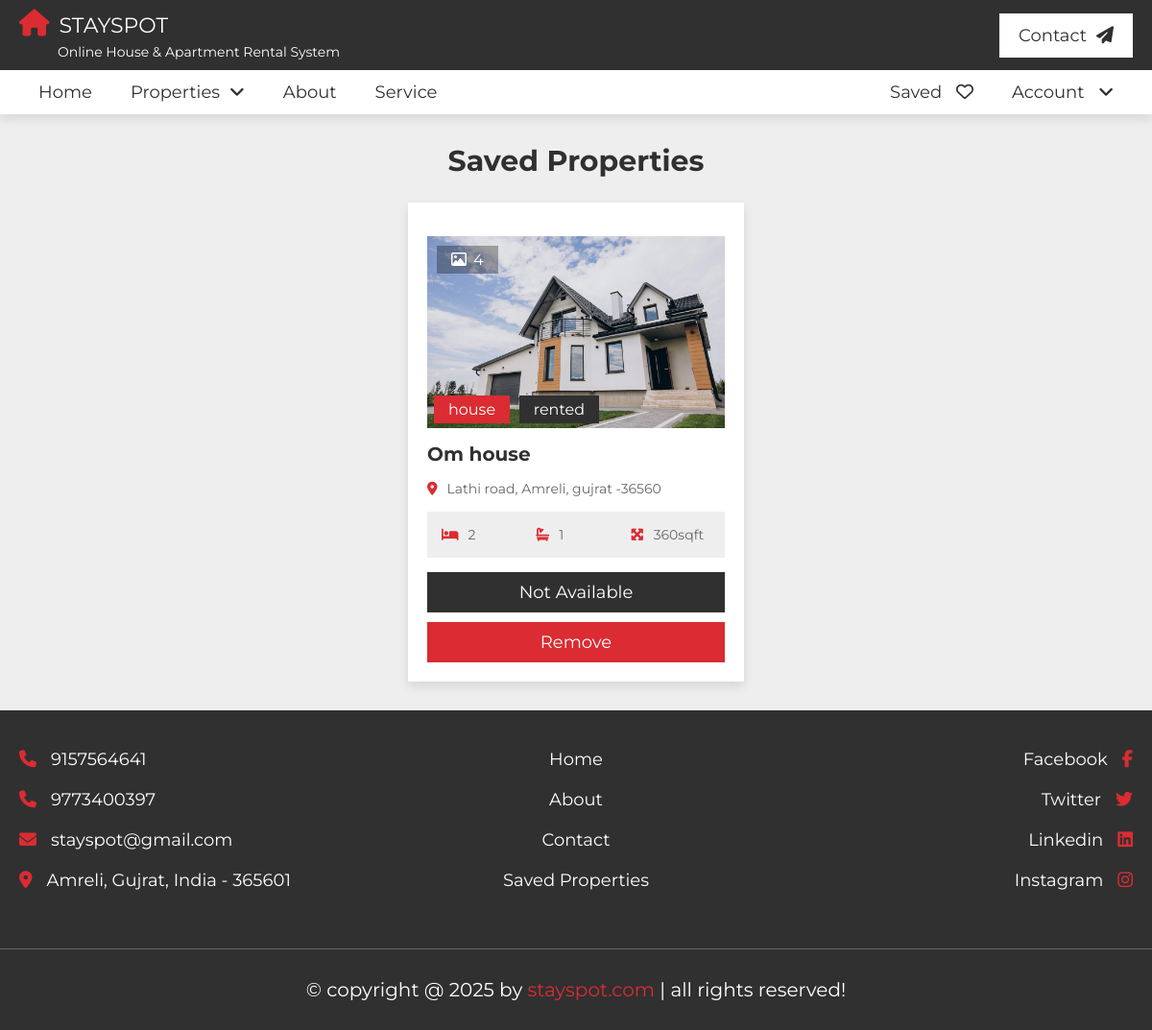
The app's page /design/saved.php (signed in) with its own data.
### tables this page shows
CREATE TABLE `wishlist` (
  `wishlist_id` int(30) NOT NULL,
  `user_id` int(11) NOT NULL,
  `property_id` int(11) NOT NULL
);

CREATE TABLE `property` (
  `property_id` int(30) NOT NULL,
  `name` varchar(255) NOT NULL,
  `address` varchar(255) NOT NULL,
  `type` enum('house','apartment') NOT NULL,
  `price` int(11) NOT NULL,
  `status` enum('available','rented') NOT NULL,
  `bedroom` int(11) NOT NULL,
  `bathroom` int(11) NOT NULL,
  `balcony` int(11) NOT NULL,
  `area` float NOT NULL,
  `description` text NOT NULL,
  `img1` varchar(255) NOT NULL,
  `img2` varchar(255) NOT NULL,
  `img3` varchar(255) NOT NULL,
  `img4` varchar(255) NOT NULL
);

### design/saved.php (the view, shortened to what this page needs)
<?php include "header.php"; ?>
<section class="listings">
    <h1 class="heading">Saved Properties</h1>
    <div class="box-container">
        <?php
        $user_id = $_SESSION['user_id'];
        $result = mysqli_query($con, "SELECT p.*, w.wishlist_id FROM wishlist w
                                      JOIN property p ON w.property_id = p.property_id
                                      WHERE w.user_id = $user_id");
        if (mysqli_num_rows($result) > 0) {
            while ($row = mysqli_fetch_assoc($result)) { ?>
                <div class="box">
                    <div class="thumb">
                        <p class="total-images"><i class="far fa-image"></i><span>4</span></p>
                        <p class="type">
                            <span><?php echo $row['type']; ?></span>
                            <?php if($row['status'] == 'rented') { ?>
                                     <span style="background-color: #303030;"><?php echo $row['status']; ?></span>
                            <?php } else { ?>
                               <span><?php echo $row['status']; ?></span>
                            <?php } ?>
                        </p>
                        <img src="../admin/uploads/<?php echo $row['img1']; ?>" alt="">
                    </div>
                    <h3 class="name"><?php echo $row['name']; ?></h3>
                    <p class="location"><i class="fas fa-map-marker-alt"></i><span><?php echo $row['address']; ?></span></p>
                    <div class="flex">
                        <p><i class="fas fa-bed"></i><span><?php echo $row['bedroom']; ?></span></p>
                        <p><i class="fas fa-bath"></i><span><?php echo $row['bathroom']; ?></span></p>
                        <p><i class="fas fa-maximize"></i><span><?php echo $row['area']; ?>sqft</span></p>
                    </div>
                    <?php if($row['status'] == 'rented') { ?>
                        <a href="view_property.php?id=<?php echo $row['property_id']; ?>" class="btn" style="background-color: #303030;">Not Available</a>
                    <?php } else { ?>
                        <a href="view_property.php?id=<?php echo $row['property_id']; ?>" class="btn">View Property</a>
                    <?php } ?>
                    <form action="" method="post" style="display:inline;">
                        <input type="submit" name="remove" value="Remove" class="btn btn-danger">
                    </form>
                </div>
            <?php }
        }
        ?>
    </div>
</section>
<?php include "footer.php"; ?>

### design/css/style.css (style rules this page uses)
:root { --main-color:#DA2C32; --light-color:#666; --light-bg:#eee; --white:#fff; --black:#303030; --border:.1rem solid var(--light-color); --box-shodow:0 .5rem 1rem rgba(0,0,0,.1); }
* { font-family: 'Montserrat', sans-serif; margin: 0; padding: 0; box-sizing: border-box; outline: none; border: none; text-decoration: none; }
html { font-size: 62.5%; overflow-x: hidden; scroll-behavior: smooth; scroll-padding-top: 10rem; }
body { background-color: var(--light-bg); }
section { padding: 3rem 2rem; max-width: 1200px; margin: 0 auto; }
.heading { text-align: center; padding-bottom: 2.5rem; font-size: 3rem; color: var(--black); text-transform: capitalize; }
.btn, .inline-btn { margin-top: 1rem; padding: 1rem 3rem; background-color: var(--main-color); color: var(--white); cursor: pointer; text-align: center; font-size: 1.8rem; text-transform: capitalize; }
.btn { display: block; width: 100%; transition: all 0.5s ease; }
.listings .box-container { display: grid; grid-template-columns: repeat(auto-fit, 35rem); gap: 2rem; justify-content: center; align-items: flex-start; }
.listings .box-container .box { background-color: var(--white); box-shadow: var(--box-shodow); padding: 2rem; overflow-x: hidden; }
.listings .box-container .box .thumb { position: relative; height: 20rem; overflow: hidden; margin: 1.5rem 0; }
.listings .box-container .box .thumb img { height: 100%; width: 100%; transition: .4s ease; }
.listings .box-container .box .thumb .total-images { position: absolute; top: 1rem; left: 1rem; background-color: rgba(0,0,0,.3); color: var(--white); padding: .5rem 1.5rem; font-size: 1.6rem; z-index: 1; }
.listings .box-container .box .thumb .total-images i { margin-right: .7rem; }
.listings .box-container .box .thumb .type { position: absolute; bottom: 1rem; left: .7rem; z-index: 1; }
.listings .box-container .box .thumb .type span { margin-right: .7rem; padding: .5rem 1.5rem; color: var(--white); background-color: var(--main-color); font-size: 1.6rem; }
.listings .box-container .box .name { font-size: 2rem; text-overflow: ellipsis; overflow-x: hidden; color: var(--black); margin-bottom: .5rem; }
.listings .box-container .box .location { padding-top: 1rem; font-size: 1.4rem; color: var(--light-color); }
.listings .box-container .box .location i { margin-right: 1rem; color: var(--main-color); }
.listings .box-container .box .flex { display: flex; background-color: var(--light-bg); padding: 1.5rem; justify-content: space-between; align-items: center; margin: 1.5rem 0; flex-wrap: wrap; gap: 1.5rem; }
.listings .box-container .box .flex p { font-size: 1.4rem; flex: 1 1 4rem; }
.listings .box-container .box .flex p span { color: var(--light-color); }
.listings .box-container .box .flex p i { margin-right: 1rem; color: var(--main-color); }

### records on screen
wishlist: property.type "house", property.status "rented", property.img1 (picture), property.name "Om house", property.address "Lathi road, Amreli, gujrat -36560", property.bedroom "2", property.bathroom "1", property.area "360"
